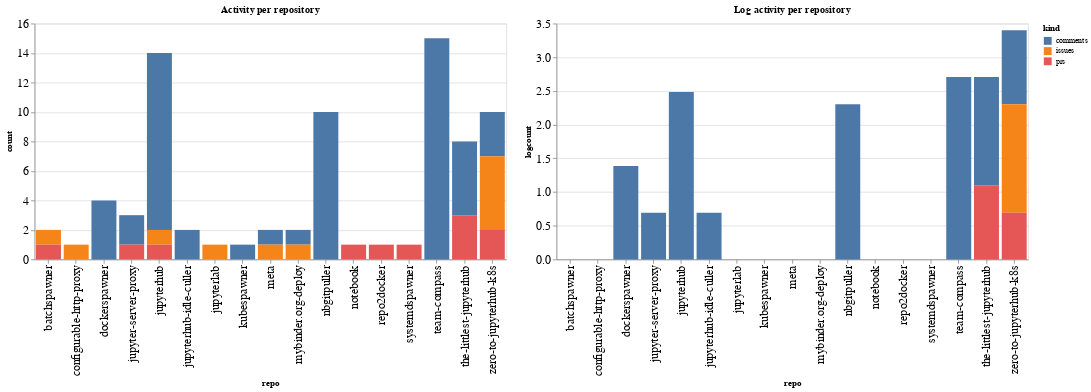

Notebook cell for this chart:
### Code cell
ch1 = alt.Chart(repo_summaries, width=600, title="Activity per repository").mark_bar().encode(
    x='repo',
    y='count',
    color='kind',
    tooltip="kind"
)

ch2 = alt.Chart(repo_summaries, width=600, title="Log activity per repository").mark_bar().encode(
    x='repo',
    y='logcount',
    color='kind',
    tooltip="kind"
)

ch1 | ch2

### Figure 1 — Vega-Lite specification as saved in the notebook (floating-point values rounded to 4 significant figures)
{"config": {"axisLeft": {"labelFontSize": 15}, "axisBottom": {"labelFontSize": 15}}, "hconcat": [{"mark": "bar", "encoding": {"color": {"type": "nominal", "field": "kind"}, "tooltip": {"type": "nominal", "field": "kind"}, "x": {"type": "nominal", "field": "repo"}, "y": {"type": "quantitative", "field": "count"}}, "title": "Activity per repository", "width": 600}, {"mark": "bar", "encoding": {"color": {"type": "nominal", "field": "kind"}, "tooltip": {"type": "nominal", "field": "kind"}, "x": {"type": "nominal", "field": "repo"}, "y": {"type": "quantitative", "field": "logcount"}}, "title": "Log activity per repository", "width": 600}], "data": {"name": "data-ea4f095c599ace165f7e8413fc1c2dbd"}, "$schema": "https://vega.github.io/schema/vega-lite/v4.8.1.json", "datasets": {"data-ea4f095c599ace165f7e8413fc1c2dbd": [{"repo": "batchspawner", "kind": "issues", "count": 1, "logcount": 0.0}, {"repo": "batchspawner", "kind": "prs", "count": 1, "logcount": 0.0}, {"repo": "configurable-http-proxy", "kind": "issues", "count": 1, "logcount": 0.0}, {"repo": "dockerspawner", "kind": "comments", "count": 4, "logcount": 1.386}, {"repo": "jupyter-server-proxy", "kind": "comments", "count": 2, "logcount": 0.6931}, {"repo": "jupyter-server-proxy", "kind": "prs", "count": 1, "logcount": 0.0}, {"repo": "jupyterhub", "kind": "comments", "count": 12, "logcount": 2.485}, {"repo": "jupyterhub", "kind": "issues", "count": 1, "logcount": 0.0}, {"repo": "jupyterhub", "kind": "prs", "count": 1, "logcount": 0.0}, {"repo": "jupyterhub-idle-culler", "kind": "comments", "count": 2, "logcount": 0.6931}, {"repo": "jupyterlab", "kind": "issues", "count": 1, "logcount": 0.0}, {"repo": "kubespawner", "kind": "comments", "count": 1, "logcount": 0.0}, {"repo": "meta", "kind": "comments", "count": 1, "logcount": 0.0}, {"repo": "meta", "kind": "issues", "count": 1, "logcount": 0.0}, {"repo": "mybinder.org-deploy", "kind": "comments", "count": 1, "logcount": 0.0}, {"repo": "mybinder.org-deploy", "kind": "issues", "count": 1, "logcount": 0.0}, {"repo": "nbgitpuller", "kind": "comments", "count": 10, "logcount": 2.303}, {"repo": "notebook", "kind": "prs", "count": 1, "logcount": 0.0}, {"repo": "repo2docker", "kind": "prs", "count": 1, "logcount": 0.0}, {"repo": "systemdspawner", "kind": "prs", "count": 1, "logcount": 0.0}, {"repo": "team-compass", "kind": "comments", "count": 15, "logcount": 2.708}, {"repo": "the-littlest-jupyterhub", "kind": "comments", "count": 5, "logcount": 1.609}, {"repo": "the-littlest-jupyterhub", "kind": "prs", "count": 3, "logcount": 1.099}, {"repo": "zero-to-jupyterhub-k8s", "kind": "comments", "count": 3, "logcount": 1.099}, {"repo": "zero-to-jupyterhub-k8s", "kind": "issues", "count": 5, "logcount": 1.609}, {"repo": "zero-to-jupyterhub-k8s", "kind": "prs", "count": 2, "logcount": 0.6931}]}}
